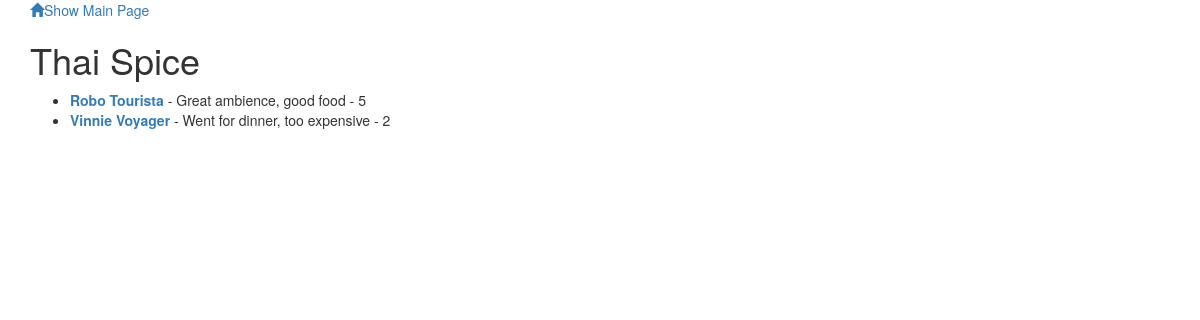
/reviews/restaurants/6, run on the app's committed database.
### trip_planner/models.py (models this page shows, shortened)
class Restaurant(Base):
    __tablename__ = 'restaurant'
    restaurant_name = Column(String(80), nullable=False)
    id = Column(Integer, primary_key=True)
    customers = relationship("UserRestaurantAssociation", back_populates="restaurant")
    city_id = Column(Integer, ForeignKey('city.id'))
    city = relationship("City")

class UserRestaurantAssociation(Base):
    __tablename__ = 'user_restaurant_association'
    user_id = Column(Integer, ForeignKey('user.id'), primary_key=True)
    restaurant_id = Column(Integer, ForeignKey('restaurant.id'), primary_key=True)
    user = relationship("User", back_populates="restaurants")
    restaurant = relationship("Restaurant", back_populates="customers")
    review = Column(String(400))
    rating = Column(Integer, CheckConstraint('rating >= 0 AND rating <=5'))

class User(Base):
    __tablename__ = 'user'
    user_name = Column(String(80), nullable=False)
    id = Column(Integer, primary_key=True)
    email = Column(String(30), nullable=False)
    picture = Column(String(300), nullable=True)
    cities = relationship("UserCityAssociation", back_populates="user")
    restaurants = relationship("UserRestaurantAssociation", back_populates="user")
    hotels = relationship("UserHotelAssociation", back_populates="user")
    attractions = relationship("UserAttractionAssociation", back_populates="user")

### trip_planner/views/reviews.py (the view)
@mod.route('/restaurants/<int:restaurant_id>')
def show_restaurant_reviews(restaurant_id):
    reviews = session.query(UserRestaurantAssociation,
                            User.user_name,
                            UserRestaurantAssociation.review,
                            UserRestaurantAssociation.rating, User.id).\
        filter(and_(UserRestaurantAssociation.restaurant_id==restaurant_id,
                    User.id == UserRestaurantAssociation.user_id)).all()
    restaurant_name = session.query(Restaurant.restaurant_name).filter_by(id=restaurant_id).one()
    if restaurant_name:
        restaurant_name = restaurant_name[0]
    return render_template('reviews.html', name=restaurant_name, reviews=reviews)

### trip_planner/templates/reviews.html (shortened to what this page needs)
{% extends "main.html" %}
{% block content %}
{% include "header.html" %}
<h1>{{name}}</h1>
{% if reviews %}
<ul>
    {% for review in reviews %}
        <li><strong><a href="{{url_for('reviews.show_user_contributions', user_id=review[4])}}">{{review[1]}}</a></strong> - {{review[2]}} - {{review[3]}} </li>
    {% endfor %}
</ul>
{% endif %}
{% endblock %}

### data on the page
Restaurant: restaurant_name "Thai Spice"
UserRestaurantAssociation: user_name "Robo Tourista", review "Great ambience, good food", rating "5"
UserRestaurantAssociation: user_name "Vinnie Voyager", review "Went for dinner, too expensive", rating "2"
